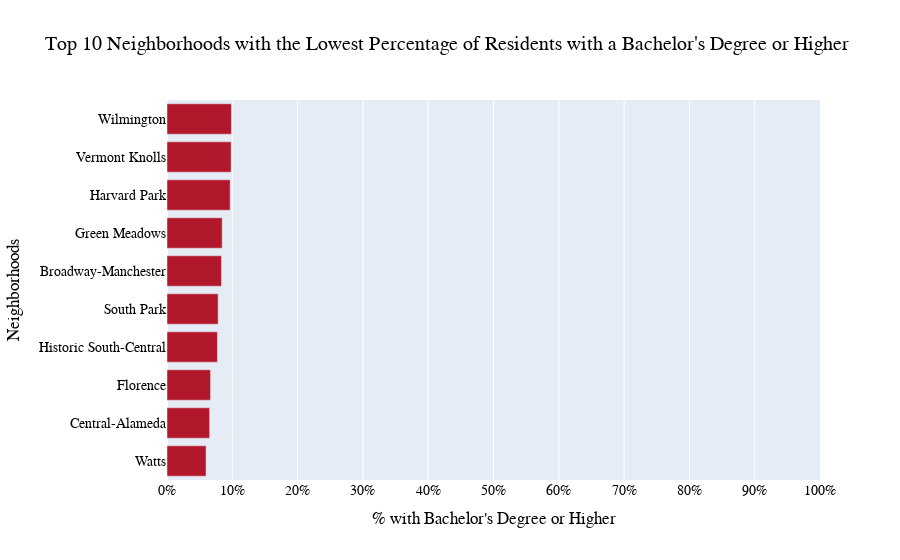

The code cell stored with this chart in its notebook:
### Markdown cell above
### Plot a bar chart of the bottom 10 neighborhoods with the lowest percentage of residents with a bachelor's degree or higher

### Code cell
# Get the bottom 10 neighborhoods with the lowest percentage of residents with a bachelor's degree or higher
top_10_lowest_neighborhoods = df_sorted.tail(10).sort_values(by="Bachelor's Degree or Higher", ascending=False)

# Reverse the order of the rows to make the highest percentage bar on top
top_10_lowest_neighborhoods = top_10_lowest_neighborhoods[::-1]

# Create the bar chart using Plotly Express
fig = px.bar(top_10_lowest_neighborhoods, x="Bachelor's Degree or Higher", y='name',
             labels={"Bachelor's Degree or Higher": "% with Bachelor's Degree or Higher",
                     "name": "Neighborhood"},
             orientation='h',  # Set orientation to horizontal
             title="Top 10 Neighborhoods with the Lowest Percentage of Residents with a Bachelor's Degree or Higher",
             hover_data={"Bachelor's Degree or Higher": True, 'name': False},  # Specify hover data
             color_discrete_sequence=['#b2182b'])  # Set bar color to #b2182b

# Customize the layout
fig.update_layout(xaxis_title="% with Bachelor's Degree or Higher", yaxis_title='Neighborhoods',
                  title_font_size=20,
                  font=dict(family="Arial, sans-serif", size=14, color="Black"),
                  xaxis=dict(range=[0, 100],  # Set the x-axis range from 0 to 100
                             tickvals=list(range(0, 101, 10)),  # Set the tick values in 10% increments
                             ticktext=[f'{i}%' for i in range(0, 101, 10)]))  # Set the tick text in 10% increments

# Show the plot
fig.show()

### Figure 1 — Plotly figure (JSON) as saved in the notebook; plotly's stock layout.template omitted (floating-point values rounded to 4 significant figures)
{"data": [{"alignmentgroup": "True", "hovertemplate": "% with Bachelor's Degree or Higher=%{x}<extra></extra>", "legendgroup": "", "marker": {"color": "#b2182b", "pattern": {"shape": ""}}, "name": "", "offsetgroup": "", "orientation": "h", "showlegend": false, "textposition": "auto", "type": "bar", "x": [5.98, 6.53, 6.67, 7.72, 7.83, 8.34, 8.45, 9.67, 9.82, 9.86], "xaxis": "x", "y": ["Watts", "Central-Alameda", "Florence", "Historic South-Central", "South Park", "Broadway-Manchester", "Green Meadows", "Harvard Park", "Vermont Knolls", "Wilmington"], "yaxis": "y"}], "layout": {"autosize": true, "barmode": "relative", "font": {"color": "Black", "family": "Arial, sans-serif", "size": 14}, "legend": {"tracegroupgap": 0}, "title": {"font": {"size": 20}, "text": "Top 10 Neighborhoods with the Lowest Percentage of Residents with a Bachelor's Degree or Higher"}, "xaxis": {"anchor": "y", "domain": [0, 1], "range": [0, 100], "ticktext": ["0%", "10%", "20%", "30%", "40%", "50%", "60%", "70%", "80%", "90%", "100%"], "tickvals": [0, 10, 20, 30, 40, 50, 60, 70, 80, 90, 100], "title": {"text": "% with Bachelor's Degree or Higher"}, "type": "linear"}, "yaxis": {"anchor": "x", "autorange": true, "domain": [0, 1], "range": [-0.5, 9.5], "title": {"text": "Neighborhoods"}, "type": "category"}}}
